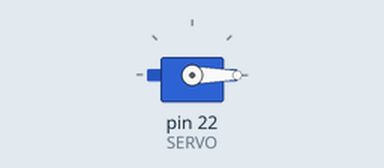
Recording of a program running on a simulated Raspberry Pi (header pin numbers). Parts: servo. Servo angles are drawn from the pulse width (0.5 ms = 0°, 2.5 ms = 180°). At 15.0 s the program stops and its outputs stay as they are.

Above: at 0.1 s.
At 3.1 s:
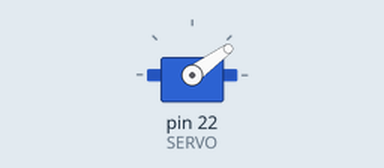
At 6.1 s:
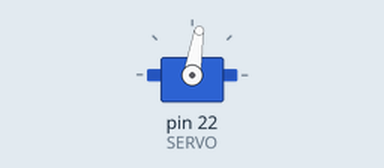
At 12.1 s:
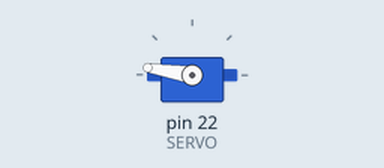
Timing chart, 0 to 13.6 s (numbered marks = the images above):
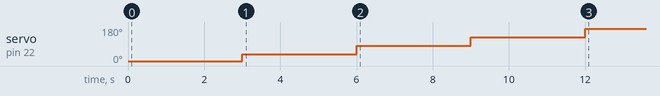

Measured:
- by itself, servo on pin 22 (SERVO): 0° → 36° at 3.0 s, → 81° 3.0 s later, → 126° 3.0 s later, → 171° 3.0 s later

The program:

ServoMotor.py
```python
import RPi.GPIO as gpio
import time

# Constants
SERVO = 22  # GPIO pin number for the servo motor

# GPIO Setup
gpio.setmode(gpio.BOARD)
gpio.setup(SERVO, gpio.OUT)

# PWM Setup
pwm = gpio.PWM(SERVO, 50)  # Initialize PWM on the servo pin with 50Hz frequency
pwm.start(0)  # Start PWM with a duty cycle of 0%

def set_angle(angle):
    duty = 2 + (angle / 18)  # Calculate duty cycle based on angle
    gpio.output(SERVO, True)  # Set the output high
    pwm.ChangeDutyCycle(duty)  # Change duty cycle to move servo
    time.sleep(1)  # Wait for the servo to reach the position
    gpio.output(SERVO, False)  # Set the output low
    pwm.ChangeDutyCycle(0)  # Stop sending PWM signal

# Main Loop
for i in range(0, 200, 45):  # Move servo to angles 0, 45, 90, 135, 180
    set_angle(i)  # Set the servo angle
    time.sleep(2)  # Wait before moving to the next angle

# Cleanup
gpio.cleanup()  # Reset all GPIO pins to their default state
```
